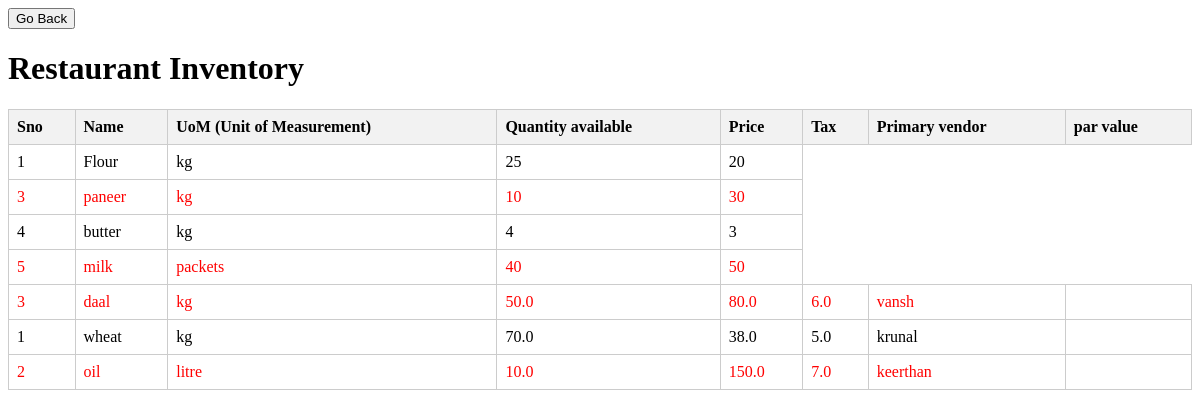
/inventory/, run on an earlier commit of the app's database.
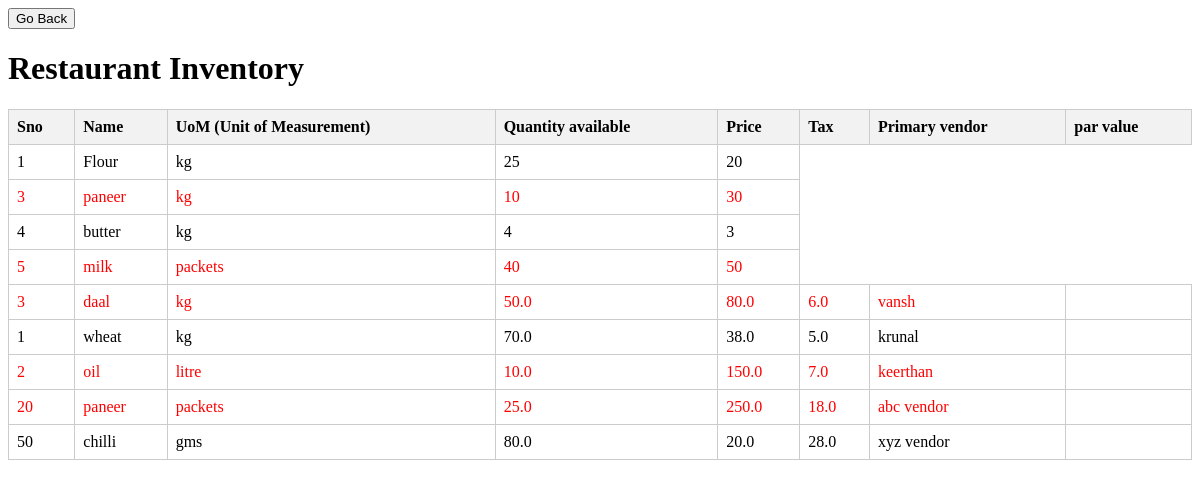
And on a later commit of the database.
### myapp/models.py (models this page shows)
class Product_details(models.Model):
    serial_number = models.IntegerField(unique=True)
    product_name = models.CharField(max_length=50)
    UOM = models.CharField(max_length=10)
    tax_percentage = models.FloatField()
    price = models.FloatField()
    primary_vendor = models.CharField(max_length=30)
    quantity_available = models.FloatField()

### myapp/views.py (the view, shortened to what this page needs)
# urls.py: path('inventory/', views.inventory, name='inventory'),
def inventory(request):
    a = Product_details.objects.all()
    print(a)
    return render(request, 'inventory.html', {'Product_details': a})

### myapp/templates/inventory.html (shortened to what this page needs)
<!DOCTYPE html>
<html>
<head>
</head>
<body>
  <button onclick="goBack()">Go Back</button>
  <h1>Restaurant Inventory</h1>
  <table id="inventoryTable">
    <tr>
      <th>Sno</th>
      <th>Name</th>
      <th>UoM (Unit of Measurement)</th>
      <th>Quantity available</th>
      <th>Price</th>
      <th>Tax</th>
      <th>Primary vendor</th>
      <th>par value</th>
    </tr>
    <tr>
      <td>1</td>
      <td>Flour</td>
      <td>kg</td>
      <td>25</td>
      <td>20</td>
    </tr>
    <tr>
      <td>3</td>
      <td>paneer</td>
      <td>kg</td>
      <td>10</td>
      <td>30</td>
    </tr>
    <tr>
      <td>4</td>
      <td>butter</td>
      <td>kg</td>
      <td>4</td>
      <td>3</td>
    </tr>
    <tr>
      <td>5</td>
      <td>milk</td>
      <td>packets</td>
      <td>40</td>
      <td>50</td>
    </tr>
    {% for item in Product_details %}
    <tr>
      <div class="item">
        <td>{{item.serial_number }}</td>
        <td>{{item.product_name}}</td>
        <td>{{item.UOM}}</td>
        <td>{{item.quantity_available}}</td>
        <td>{{item.price}}</td>
        <td>{{item.tax_percentage}}</td>
        <td>{{item.primary_vendor}}</td>
        <td>{{item.par_value}}</td>
      </div>
    </tr>
    {% endfor %}
  </table>
</body>
</html>

What changed in the data, as far as the page shows it:
added Product_details: serial_number "20", product_name "paneer", UOM "packets", quantity_available "25.0", price "250.0", tax_percentage "18.0", primary_vendor "abc vendor"
added Product_details: serial_number "50", product_name "chilli", UOM "gms", quantity_available "80.0", price "20.0", tax_percentage "28.0", primary_vendor "xyz vendor"
